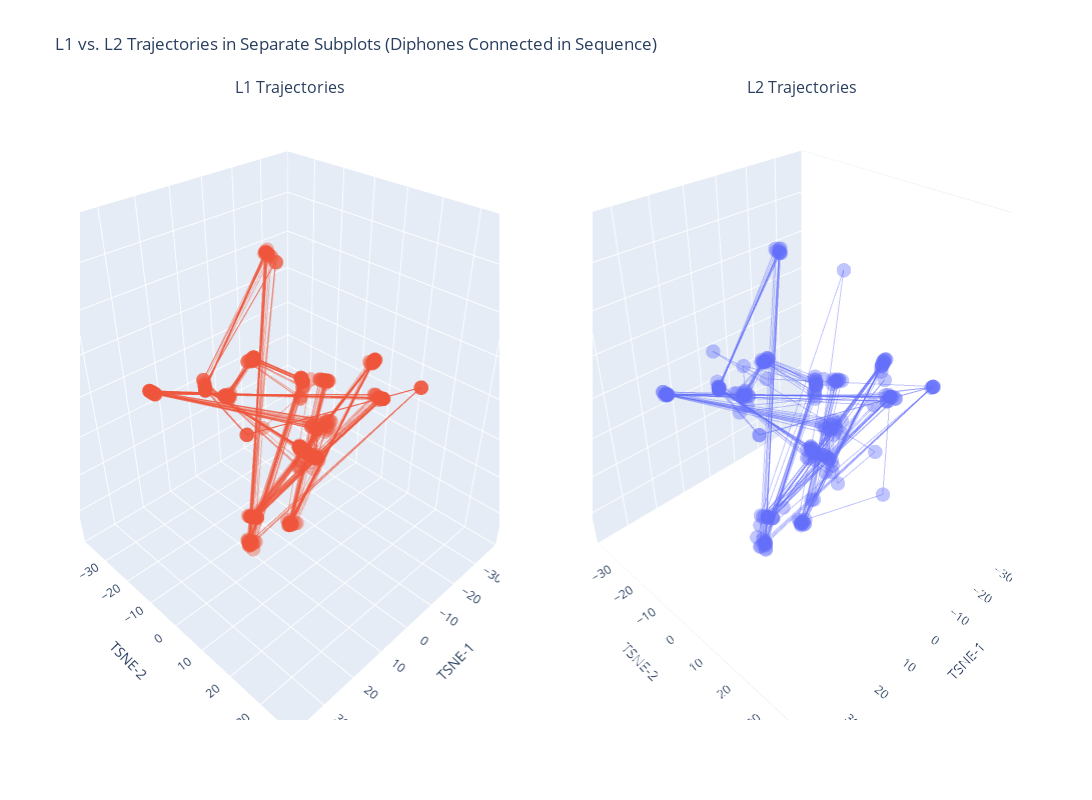

Notebook code for this chart:
### Code cell
import plotly.graph_objects as go
from plotly.subplots import make_subplots
import plotly.express as px

# 筛选数据
filtered_df = df[df['Sentence'] == 'a boy fell from the window']

# 获取唯一的Category，并为每个Category分配颜色
categories = filtered_df['Category'].unique()
colors = px.colors.qualitative.Plotly  
color_map = {category: colors[i % len(colors)] for i, category in enumerate(categories)}

# 创建子图：两个子图用于分别显示L1和L2
fig = make_subplots(
    rows=1, cols=2, 
    specs=[[{'type': 'scatter3d'}, {'type': 'scatter3d'}]],  # 两个3D图
    subplot_titles=("L1 Trajectories", "L2 Trajectories")
)

# 遍历不同的talker，并根据Category绘制到不同的子图中，保持原始顺序并按diphone连线
for talker_id in filtered_df['ID'].unique():
    talker_data = filtered_df[filtered_df['ID'] == talker_id]  # 保持原始顺序
    category = talker_data['Category'].iloc[0]
    
    if category == 'L1':  
        fig.add_trace(go.Scatter3d(
            x=talker_data['TSNE-1'],
            y=talker_data['TSNE-2'],
            z=talker_data['TSNE-3'],
            mode='lines+markers', 
            line=dict(width=2, color=color_map[category]),  
            marker=dict(size=5),
            text=talker_data['Diphoneme'],  
            hoverinfo='text',
            opacity=0.4
        ), row=1, col=1)
    
    elif category == 'L2':
        fig.add_trace(go.Scatter3d(
            x=talker_data['TSNE-1'],
            y=talker_data['TSNE-2'],
            z=talker_data['TSNE-3'],
            mode='lines+markers', 
            line=dict(width=2, color=color_map[category]),  
            marker=dict(size=5),
            text=talker_data['Diphoneme'],  
            hoverinfo='text',
            opacity=0.4
        ), row=1, col=2)


fig.update_layout(
    showlegend=False, 
    scene=dict(
        xaxis=dict(title='TSNE-1', range=[-40, 40]),  
        yaxis=dict(title='TSNE-2', range=[-40, 40]),  
        zaxis=dict(title='TSNE-3', range=[-40, 40])   
    ),
    scene2=dict(
        xaxis=dict(title='TSNE-1', range=[-40, 40]),  
        yaxis=dict(title='TSNE-2', range=[-40, 40]),  
        zaxis=dict(title='TSNE-3', range=[-40, 40])   
    ),
    width=1400,
    height=800,
    title="L1 vs. L2 Trajectories in Separate Subplots (Diphones Connected in Sequence)"
)

fig.show()

### Figure 1 — Plotly figure (JSON) as saved in the notebook; plotly's stock layout.template omitted (floating-point values rounded to 4 significant figures)
{"data": [{"hoverinfo": "text", "line": {"color": "#636EFA", "width": 2}, "marker": {"size": 5}, "mode": "lines+markers", "opacity": 0.4, "scene": "scene2", "text": ["ʌb", "baɪ", "aɪf", "fæ", "æl", "lf", "fɹ", "ɹʌ", "ʌm", "mð", "ðw", "wɪ", "ɪn", "nd", "doʊ"], "type": "scatter3d", "x": [-6.229, 17.54, -0.09753, 25.06, -29.06, 20.92, 0.2678, 1.544, -3.119, 0.7552, 6.717, 20.01, -18.54, -11.16, 22.55], "y": [3.87, 17.65, 23.75, 13.13, 3.096, -26.0, 9.599, 9.391, -1.501, -30.82, -1.153, 5.311, -14.05, -26.14, 6.187], "z": [5.697, -11.44, 21.64, -8.235, -8.822, 1.634, -0.7304, -11.48, -15.37, -6.836, 37.94, -24.75, -8.852, -2.24, 15.89]}, {"hoverinfo": "text", "line": {"color": "#636EFA", "width": 2}, "marker": {"size": 5}, "mode": "lines+markers", "opacity": 0.4, "scene": "scene2", "text": ["ʌb", "boʊ", "oʊf", "fæ", "æl", "lf", "fɹ", "ɹʌ", "ʌm", "mð", "ðw", "wɪ", "ɪn", "nd", "doʊ"], "type": "scatter3d", "x": [-6.292, 18.05, 0.3029, 24.34, -30.9, 21.21, -0.3338, 0.2389, -4.05, 0.6527, 6.618, 19.04, -18.75, -11.33, 23.73], "y": [5.912, 18.64, 23.53, 13.37, 4.585, -26.87, 10.11, 7.613, -0.2223, -31.49, -0.1453, 5.413, -13.97, -26.09, 6.319], "z": [7.349, -11.15, 21.28, -8.932, -8.221, 2.259, 0.3852, -8.294, -12.63, -7.588, 37.49, -24.46, -9.015, -2.264, 16.29]}, {"hoverinfo": "text", "line": {"color": "#636EFA", "width": 2}, "marker": {"size": 5}, "mode": "lines+markers", "opacity": 0.4, "scene": "scene2", "text": ["ʌb", "bɔɪ", "ɔɪf", "fæ", "æl", "lf", "fɹ", "ɹʌ", "ʌm", "mð", "ðʌ", "ʌw", "wɪ", "ɪn", "nd", "doʊ"], "type": "scatter3d", "x": [-5.964, 18.45, 0.414, 24.6, -29.04, 21.23, -1.044, 2.124, -4.746, 0.6183, 11.27, -18.64, 19.84, -20.72, -14.0, 23.11], "y": [4.796, 17.89, 23.72, 13.98, 3.473, -26.35, 9.188, 6.624, 0.01341, -31.47, -3.31, 23.98, 4.175, -15.79, -27.82, 5.984], "z": [6.954, -11.22, 21.05, -8.161, -8.629, 1.645, 0.9742, -8.09, -14.14, -6.881, -2.908, 8.172, -22.75, -6.156, -2.896, 15.89]}, {"hoverinfo": "text", "line": {"color": "#636EFA", "width": 2}, "marker": {"size": 5}, "mode": "lines+markers", "opacity": 0.4, "scene": "scene2", "text": ["ʌb", "bɔɪ", "ɔɪf", "fæ", "æl", "lf", "fɹ", "ɹʌ", "ʌm", "mð", "ðw", "wɪ", "ɪn", "nd", "doʊ"], "type": "scatter3d", "x": [-6.764, 18.48, 0.4784, 24.49, -29.59, 20.84, -0.1299, -0.2752, -3.933, 0.4837, 6.378, 18.34, -20.94, -13.31, 23.18], "y": [4.698, 17.9, 23.93, 13.69, 2.009, -25.6, 10.94, 8.475, -1.061, -31.73, -0.132, 5.472, -15.67, -26.89, 5.857], "z": [6.588, -11.25, 21.27, -8.539, -7.782, 1.87, -0.101, -9.024, -12.63, -7.674, 37.42, -24.71, -8.344, -2.86, 15.92]}, {"hoverinfo": "text", "line": {"color": "#636EFA", "width": 2}, "marker": {"size": 5}, "mode": "lines+markers", "opacity": 0.4, "scene": "scene2", "text": ["bɔɪ", "ɔɪe", "el", "lf", "fɹ", "ɹʌ", "ʌm", "mð", "ðʌ", "ʌw", "wɪ", "ɪn", "nd", "doʊ"], "type": "scatter3d", "x": [18.22, -9.199, -29.91, 19.97, 1.226, -0.697, -4.094, 0.3488, 10.9, -18.74, 18.55, -20.95, -4.559, 21.7], "y": [17.4, 19.13, 3.362, -26.76, 7.647, 9.294, -1.284, -31.86, -10.58, 23.65, 5.698, -15.68, -26.76, 4.898], "z": [-11.23, -18.37, -7.901, 1.098, 0.215, -9.505, -12.7, -7.706, -0.4932, 7.931, -24.82, -8.324, -1.14, 16.04]}, {"hoverinfo": "text", "line": {"color": "#636EFA", "width": 2}, "marker": {"size": 5}, "mode": "lines+markers", "opacity": 0.4, "scene": "scene2", "text": ["ʌp", "paɪ", "aɪf", "faɪ", "aɪf", "fɹ", "ɹʌ", "ʌm", "mð", "ðʌ", "ʌw", "wɪ", "ɪn", "nd", "dʊ"], "type": "scatter3d", "x": [-7.04, 16.55, -0.5879, 24.63, -2.564, -0.07591, 0.1372, -5.397, 0.3874, 12.83, -18.76, 17.61, -18.36, -9.845, 22.12], "y": [4.133, 17.3, 22.5, 18.82, 22.09, 12.41, 10.34, -2.946, -32.22, -5.261, 23.29, 4.734, -13.4, -25.6, 6.414], "z": [6.113, -11.73, 18.3, -2.982, 15.53, -0.2298, -11.62, -17.31, -5.78, 4.417, 7.612, -25.46, -10.56, -1.677, 15.63]}, {"hoverinfo": "text", "line": {"color": "#636EFA", "width": 2}, "marker": {"size": 5}, "mode": "lines+markers", "opacity": 0.4, "scene": "scene2", "text": ["ʌb", "bɔɪ", "ɔɪf", "fæ", "æl", "lf", "fɹ", "ɹʌ", "ʌm", "mð", "ðʌ", "ʌw", "wɪ", "ɪn", "nd", "doʊ"], "type": "scatter3d", "x": [-6.043, 17.98, 0.2751, 24.41, -30.22, 20.97, -0.917, 0.541, -3.895, 0.7315, 11.25, -18.77, 18.12, -20.85, -12.41, 22.35], "y": [4.208, 17.78, 23.63, 13.5, 3.465, -26.16, 9.787, 7.108, -0.8722, -31.4, -3.306, 23.71, 5.055, -15.54, -27.33, 5.4], "z": [7.017, -11.26, 21.32, -8.754, -8.0, 1.992, 0.7123, -8.336, -12.07, -7.782, -2.93, 7.992, -24.72, -8.548, -3.246, 15.92]}, {"hoverinfo": "text", "line": {"color": "#636EFA", "width": 2}, "marker": {"size": 5}, "mode": "lines+markers", "opacity": 0.4, "scene": "scene2", "text": ["ʌb", "bɔɪ", "ɔɪf", "fæ", "æl", "lf", "fɹ", "ɹʌ", "ʌm", "mð", "ðw", "wɪ", "ɪn", "nd", "doʊ"], "type": "scatter3d", "x": [-5.889, 18.28, 0.4941, 23.66, -30.49, 20.55, -0.06602, 0.1918, -4.655, 0.4667, 6.423, 19.05, -20.28, -12.1, 23.34], "y": [6.119, 18.71, 23.44, 14.22, 2.391, -25.92, 9.156, 7.5, -0.6498, -31.84, 0.1448, 5.954, -14.86, -26.77, 4.312], "z": [7.794, -11.15, 20.53, -8.954, -7.911, 1.601, 0.5154, -8.442, -14.21, -6.961, 37.41, -24.6, -8.259, -3.176, 16.0]}, {"hoverinfo": "text", "line": {"color": "#636EFA", "width": 2}, "marker": {"size": 5}, "mode": "lines+markers", "opacity": 0.4, "scene": "scene2", "text": ["ʌb", "baʊ", "aʊf", "fæ", "æl", "lf", "fɹ", "ɹʌ", "ʌm", "mð", "ðw", "wɪ", "ɪn", "nd", "doʊ"], "type": "scatter3d", "x": [-5.527, 11.95, -0.9001, 24.48, -30.62, 21.37, -2.177, 1.648, -4.158, 0.5455, 6.524, 17.89, -18.44, -10.94, 23.11], "y": [5.884, 14.83, 22.27, 13.59, 4.476, -26.65, 10.71, 6.989, 0.3157, -31.74, -0.1175, 4.926, -13.7, -26.07, 5.625], "z": [7.913, -10.52, 19.15, -8.607, -8.15, 2.399, 1.118, -7.558, -15.52, -6.989, 37.36, -25.11, -9.623, -2.102, 15.92]}, {"hoverinfo": "text", "line": {"color": "#636EFA", "width": 2}, "marker": {"size": 5}, "mode": "lines+markers", "opacity": 0.4, "scene": "scene2", "text": ["ʌb", "bɔɪ", "ɔɪf", "fæ", "æl", "lf", "fɹ", "ɹʌ", "ʌm", "mð", "ðw", "wɪ", "ɪn", "nd", "doʊ"], "type": "scatter3d", "x": [-5.474, 18.08, 0.3142, 24.96, -30.51, 20.31, 1.008, -0.08413, -3.53, 0.5814, 6.611, 18.88, -21.23, -13.01, 21.94], "y": [1.616, 16.78, 24.25, 12.51, 3.676, -26.7, 8.208, 9.057, -0.6162, -31.57, -0.0836, 6.121, -16.37, -28.85, 5.202], "z": [6.321, -11.2, 21.93, -8.902, -7.984, 1.371, 0.03912, -8.737, -12.68, -7.641, 38.12, -25.52, -7.437, -3.459, 15.92]}, {"hoverinfo": "text", "line": {"color": "#636EFA", "width": 2}, "marker": {"size": 5}, "mode": "lines+markers", "opacity": 0.4, "scene": "scene2", "text": ["ʌb", "bɔɪ", "ɔɪf", "fɪ", "ɪl", "lf", "fɹ", "ɹaʊ", "aʊn", "nz", "zʌ", "ʌw", "wɪ", "ɪn", "nd", "doʊ"], "type": "scatter3d", "x": [-6.423, 17.91, 0.1671, 22.65, -22.92, 20.55, 1.169, 1.215, -18.17, 1.088, 11.28, -18.9, 18.04, -20.9, -13.24, 22.16], "y": [4.756, 17.95, 23.75, 8.801, 3.489, -26.8, 8.711, 13.24, 8.78, -32.08, -0.04355, 23.59, 4.674, -15.73, -26.38, 6.358], "z": [6.493, -11.28, 21.6, -14.77, -7.134, 1.525, -0.4454, -12.73, -15.96, 2.945, 12.39, 7.936, -24.69, -8.75, -2.309, 15.81]}, {"hoverinfo": "text", "line": {"color": "#636EFA", "width": 2}, "marker": {"size": 5}, "mode": "lines+markers", "opacity": 0.4, "scene": "scene2", "text": ["bɔɪ", "ɔɪf", "fæ", "æl", "lf", "fɹ", "ɹʌ", "ʌm", "mð", "ðw", "wɪ", "ɪn", "nd", "doʊ"], "type": "scatter3d", "x": [18.6, 0.5643, 23.59, -30.32, 20.97, -0.2733, -0.1483, -3.964, 0.4495, 6.602, 19.07, -21.25, -14.07, 23.02], "y": [18.06, 23.52, 14.34, 3.014, -25.96, 10.71, 8.12, -0.65, -31.76, 0.1946, 6.279, -16.29, -27.83, 6.223], "z": [-11.23, 20.44, -8.906, -8.091, 1.971, 0.2827, -8.689, -12.55, -7.617, 38.35, -25.63, -7.443, -3.001, 15.83]}, {"hoverinfo": "text", "line": {"color": "#636EFA", "width": 2}, "marker": {"size": 5}, "mode": "lines+markers", "opacity": 0.4, "scene": "scene2", "text": ["ʌb", "bʌ", "ʌf", "fæ", "æl", "lf", "fɹ", "ɹʌ", "ʌm", "mð", "ðw", "wɪ", "ɪn", "nd", "doʊ"], "type": "scatter3d", "x": [-7.128, 10.05, -2.986, 25.37, -29.02, 20.96, 0.5797, -0.4445, -4.195, 0.6276, 6.69, 18.29, -20.95, -13.17, 22.6], "y": [6.008, 13.73, 9.078, 12.34, 2.961, -25.76, 10.84, 9.841, -2.543, -31.35, -0.8614, 4.627, -15.83, -27.83, 5.637], "z": [7.029, -12.03, 33.95, -8.397, -8.882, 1.765, -1.154, -10.41, -14.0, -7.021, 37.59, -23.9, -7.751, -3.563, 15.76]}, {"hoverinfo": "text", "line": {"color": "#636EFA", "width": 2}, "marker": {"size": 5}, "mode": "lines+markers", "opacity": 0.4, "scene": "scene2", "text": ["bɔɪ", "ɔɪf", "fæ", "æl", "lf", "fɹ", "ɹʌ", "ʌm", "mð", "ðw", "wɪ", "ɪn", "nd", "doʊ"], "type": "scatter3d", "x": [18.91, 0.5458, 23.61, -30.51, 20.77, 0.5379, -0.2785, -4.148, 0.543, 6.53, 19.81, -20.48, -13.06, 24.05], "y": [18.37, 23.52, 14.3, 2.983, -26.01, 9.605, 8.767, -0.8063, -31.61, -0.2184, 5.426, -15.27, -27.24, 4.077], "z": [-11.18, 20.46, -8.94, -8.223, 1.747, -0.2111, -9.134, -13.51, -7.338, 37.64, -24.64, -7.312, -3.131, 16.02]}, {"hoverinfo": "text", "line": {"color": "#EF553B", "width": 2}, "marker": {"size": 5}, "mode": "lines+markers", "opacity": 0.4, "scene": "scene", "text": ["ʌb", "bɔɪ", "ɔɪf", "fæ", "æl", "lf", "fɹ", "ɹʌ", "ʌm", "mð", "ðw", "wɪ", "ɪn", "nd", "doʊ"], "type": "scatter3d", "x": [-6.013, 18.65, 0.3591, 24.82, -30.48, 20.19, 0.8146, 0.2095, -4.011, 0.6945, 6.583, 19.21, -20.58, -13.15, 23.89], "y": [5.51, 18.23, 24.31, 12.34, 2.319, -26.24, 8.073, 7.427, -0.545, -31.46, -0.3133, 5.472, -15.36, -27.16, 4.827], "z": [7.212, -11.19, 22.05, -9.089, -7.894, 1.289, 0.1753, -8.506, -12.29, -7.738, 37.54, -24.17, -7.408, -3.101, 15.99]}, {"hoverinfo": "text", "line": {"color": "#EF553B", "width": 2}, "marker": {"size": 5}, "mode": "lines+markers", "opacity": 0.4, "scene": "scene", "text": ["ʌb", "bɔɪ", "ɔɪf", "fæ", "æl", "lf", "fɹ", "ɹʌ", "ʌm", "mð", "ðw", "wɪ", "ɪn", "nd", "doʊ"], "type": "scatter3d", "x": [-6.508, 18.97, 0.4462, 24.52, -30.78, 21.35, -0.9745, 0.1828, -4.635, -0.3729, 5.463, 19.58, -20.7, -14.08, 23.86], "y": [6.214, 18.31, 24.17, 13.16, 4.477, -26.67, 11.01, 7.195, -0.2315, -32.92, 1.279, 4.906, -15.94, -27.8, 6.026], "z": [7.426, -11.18, 21.61, -8.888, -8.162, 2.392, 0.6063, -8.408, -13.33, -7.48, 35.85, -23.35, -6.612, -2.825, 16.04]}, {"hoverinfo": "text", "line": {"color": "#EF553B", "width": 2}, "marker": {"size": 5}, "mode": "lines+markers", "opacity": 0.4, "scene": "scene", "text": ["ʌb", "bɔɪ", "ɔɪf", "fæ", "æl", "lf", "fɹ", "ɹʌ", "ʌm", "mð", "ðw", "wɪ", "ɪn", "nd", "doʊ"], "type": "scatter3d", "x": [-6.24, 18.77, 0.4377, 24.43, -30.9, 21.46, -2.351, 1.191, -3.768, 0.7922, 6.644, 19.41, -20.6, -13.36, 24.09], "y": [5.691, 18.2, 24.06, 13.23, 4.632, -26.77, 11.06, 6.807, -0.06427, -31.35, -0.349, 5.432, -15.26, -27.08, 5.234], "z": [7.248, -11.2, 21.52, -8.934, -8.208, 2.523, 1.097, -7.702, -11.84, -7.902, 37.65, -24.38, -7.36, -3.073, 16.04]}, {"hoverinfo": "text", "line": {"color": "#EF553B", "width": 2}, "marker": {"size": 5}, "mode": "lines+markers", "opacity": 0.4, "scene": "scene", "text": ["ʌb", "bɔɪ", "ɔɪf", "fæ", "æl", "lf", "fɹ", "ɹʌ", "ʌm", "mð", "ðw", "wɪ", "ɪn", "nd", "doʊ"], "type": "scatter3d", "x": [-6.397, 18.77, 0.3132, 25.02, -30.7, 20.25, 1.474, -0.5289, -4.487, -0.3671, 5.381, 19.55, -20.49, -13.44, 24.35], "y": [6.141, 18.33, 24.36, 12.05, 3.428, -26.76, 8.429, 8.767, -0.5368, -32.91, 1.248, 5.281, -15.24, -26.98, 5.022], "z": [7.379, -11.19, 22.15, -9.018, -8.538, 1.366, 0.2017, -8.964, -13.29, -7.481, 35.91, -24.22, -7.351, -3.19, 16.01]}, {"hoverinfo": "text", "line": {"color": "#EF553B", "width": 2}, "marker": {"size": 5}, "mode": "lines+markers", "opacity": 0.4, "scene": "scene", "text": ["ʌb", "bɔɪ", "ɔɪf", "fæ", "æl", "lf", "fɹ", "ɹʌ", "ʌm", "mð", "ðw", "wɪ", "ɪn", "nd", "doʊ"], "type": "scatter3d", "x": [-5.542, 18.78, 0.3232, 25.13, -30.49, 21.08, -1.754, 0.8753, -4.56, 0.781, 6.714, 19.48, -17.81, -10.24, 23.71], "y": [5.793, 18.26, 24.42, 11.73, 3.396, -26.21, 10.08, 6.948, -0.0002914, -31.29, -0.4128, 5.416, -13.4, -25.82, 5.225], "z": [7.818, -11.19, 22.22, -9.018, -8.924, 2.031, 0.724, -7.937, -13.84, -7.185, 37.76, -24.55, -9.695, -1.746, 15.97]}, {"hoverinfo": "text", "line": {"color": "#EF553B", "width": 2}, "marker": {"size": 5}, "mode": "lines+markers", "opacity": 0.4, "scene": "scene", "text": ["ʌb", "bɔɪ", "ɔɪf", "fæ", "æl", "lf", "fɹ", "ɹʌ", "ʌm", "mð", "ðw", "wɪ", "ɪn", "nd", "doʊ"], "type": "scatter3d", "x": [-6.599, 18.39, 0.3108, 24.67, -30.97, 20.93, 0.5724, -0.3481, -3.806, -0.3722, 5.402, 19.5, -20.51, -13.04, 23.66], "y": [5.633, 18.26, 24.13, 12.55, 4.498, -26.88, 9.413, 8.602, -0.4684, -32.92, 1.325, 5.514, -15.2, -27.19, 5.589], "z": [7.084, -11.21, 21.89, -9.122, -8.291, 1.964, -0.2834, -8.867, -12.06, -7.516, 35.9, -24.51, -7.402, -3.016, 16.04]}, {"hoverinfo": "text", "line": {"color": "#EF553B", "width": 2}, "marker": {"size": 5}, "mode": "lines+markers", "opacity": 0.4, "scene": "scene", "text": ["ʌb", "bɔɪ", "ɔɪf", "fæ", "æl", "lf", "fɹ", "ɹʌ", "ʌm", "mð", "ðw", "wɪ", "ɪn", "nd", "doʊ"], "type": "scatter3d", "x": [-6.002, 18.79, 0.3461, 24.84, -30.74, 21.34, -0.7269, 0.2317, -5.514, 0.3561, 6.096, 19.59, -19.59, -11.96, 23.63], "y": [5.918, 18.34, 24.28, 12.56, 4.397, -26.62, 11.35, 8.273, -2.62, -32.34, -0.2777, 5.126, -14.49, -26.63, 4.803], "z": [7.363, -11.19, 22.0, -8.954, -8.163, 2.382, 0.5083, -11.8, -19.8, -5.485, 37.2, -23.75, -8.338, -2.67, 15.95]}, {"hoverinfo": "text", "line": {"color": "#EF553B", "width": 2}, "marker": {"size": 5}, "mode": "lines+markers", "opacity": 0.4, "scene": "scene", "text": ["ʌb", "bf", "fæ", "æl", "lf", "fɹ", "ɹʌ", "ʌm", "mð", "ðʌ", "ʌw", "wɪ", "ɪn", "nd", "doʊ"], "type": "scatter3d", "x": [-6.031, 1.509, 24.08, -30.86, 20.72, 0.9599, -0.6109, -4.558, 0.6283, 11.21, -18.85, 18.98, -20.74, -13.34, 23.87], "y": [4.092, -8.068, 13.43, 3.82, -26.67, 9.341, 9.119, -0.7197, -31.55, -3.328, 23.62, 5.83, -15.29, -27.17, 5.544], "z": [7.057, -7.943, -9.15, -8.506, 1.761, -0.2294, -9.323, -13.71, -7.194, -2.945, 7.947, -24.48, -7.623, -3.01, 15.98]}, {"hoverinfo": "text", "line": {"color": "#EF553B", "width": 2}, "marker": {"size": 5}, "mode": "lines+markers", "opacity": 0.4, "scene": "scene", "text": ["ʌb", "boʊ", "oʊf", "fæ", "æl", "lf", "fɹ", "ɹʌ", "ʌm", "mð", "ðw", "wɪ", "ɪn", "nd", "doʊ"], "type": "scatter3d", "x": [-6.259, 17.39, 0.1723, 24.19, -30.69, 21.32, -2.107, 0.8644, -3.928, 0.818, 6.696, 19.68, -20.65, -13.54, 23.47], "y": [5.546, 19.14, 22.83, 13.45, 3.788, -26.3, 10.88, 6.86, -0.3766, -31.31, -0.3894, 5.356, -15.58, -27.43, 5.597], "z": [7.214, -11.07, 21.06, -9.031, -8.29, 2.348, 1.151, -8.008, -12.03, -7.847, 37.73, -24.49, -7.028, -3.136, 15.9]}, {"hoverinfo": "text", "line": {"color": "#EF553B", "width": 2}, "marker": {"size": 5}, "mode": "lines+markers", "opacity": 0.4, "scene": "scene", "text": ["ʌb", "bɔɪ", "ɔɪf", "fæ", "æl", "lf", "fɹ", "ɹʌ", "ʌm", "mð", "ðw", "wɪ", "ɪn", "nd", "doʊ"], "type": "scatter3d", "x": [-6.32, 18.38, 0.2979, 24.91, -30.95, 21.23, -1.871, 1.121, -3.791, 0.8641, 6.903, 19.1, -20.91, -14.15, 23.93], "y": [5.683, 18.48, 24.29, 12.21, 4.55, -26.83, 10.0, 6.805, -0.0399, -31.25, -0.4763, 5.455, -15.97, -27.73, 5.786], "z": [7.242, -11.18, 22.17, -9.048, -8.267, 2.281, 0.8897, -7.724, -11.76, -7.954, 37.47, -23.7, -6.951, -2.877, 16.03]}, {"hoverinfo": "text", "line": {"color": "#EF553B", "width": 2}, "marker": {"size": 5}, "mode": "lines+markers", "opacity": 0.4, "scene": "scene", "text": ["ʌb", "boʊ", "oʊf", "fæ", "æl", "lf", "fɹ", "ɹʌ", "ʌm", "mð", "ðw", "wɪ", "ɪn", "nd", "doʊ"], "type": "scatter3d", "x": [-5.629, 18.85, 0.3974, 24.54, -30.93, 20.96, 0.7278, -0.6226, -4.089, 0.7391, 6.7, 19.17, -17.38, -9.903, 24.04], "y": [5.911, 18.36, 24.17, 12.85, 4.63, -26.96, 9.37, 8.685, -0.4791, -31.41, 0.07895, 6.281, -13.07, -25.67, 5.25], "z": [7.834, -11.17, 21.78, -9.091, -8.214, 2.015, -0.4265, -8.722, -12.19, -7.73, 38.3, -25.6, -9.973, -1.619, 15.85]}, {"hoverinfo": "text", "line": {"color": "#EF553B", "width": 2}, "marker": {"size": 5}, "mode": "lines+markers", "opacity": 0.4, "scene": "scene", "text": ["ʌb", "bɔɪ", "ɔɪf", "fæ", "æl", "lf", "fɹ", "ɹʌ", "ʌm", "mð", "ðw", "wɪ", "ɪn", "nd", "doʊ"], "type": "scatter3d", "x": [-6.72, 18.8, 0.4582, 24.39, -30.99, 21.35, -2.16, 0.9974, -4.483, 0.6388, 6.553, 19.46, -20.58, -13.64, 24.16], "y": [6.182, 18.23, 24.11, 13.03, 4.596, -26.79, 10.44, 6.756, -0.1727, -31.53, -0.1857, 5.589, -15.33, -27.05, 5.998], "z": [7.307, -11.19, 21.56, -9.117, -8.274, 2.393, 1.103, -7.836, -13.1, -7.452, 37.61, -24.55, -7.344, -3.285, 15.53]}, {"hoverinfo": "text", "line": {"color": "#EF553B", "width": 2}, "marker": {"size": 5}, "mode": "lines+markers", "opacity": 0.4, "scene": "scene", "text": ["ʌb", "bɔɪ", "ɔɪf", "fæ", "æl", "lf", "fɹ", "ɹʌ", "ʌm", "mð", "ðw", "wɪ", "ɪn", "nd", "doʊ"], "type": "scatter3d", "x": [-6.447, 18.55, 0.4364, 24.67, -30.32, 20.67, -0.08059, -0.1537, -5.32, 0.3605, 6.243, 19.69, -20.74, -13.98, 23.98], "y": [5.886, 18.31, 24.16, 12.7, 2.011, -25.62, 10.03, 7.901, -1.134, -32.34, -0.09007, 4.968, -15.71, -27.61, 5.6], "z": [7.184, -11.19, 21.82, -9.036, -7.822, 1.721, -0.155, -9.165, -19.37, -5.505, 37.19, -23.55, -6.657, -3.0, 16.03]}, {"hoverinfo": "text", "line": {"color": "#EF553B", "width": 2}, "marker": {"size": 5}, "mode": "lines+markers", "opacity": 0.4, "scene": "scene", "text": ["ʌb", "bɔɪ", "ɔɪf", "fæ", "æl", "lf", "fɹ", "ɹʌ", "ʌm", "mð", "ðw", "wɪ", "ɪn", "nd", "doʊ"], "type": "scatter3d", "x": [-6.007, 18.1, 0.3943, 24.14, -30.62, 21.19, -0.8643, 0.3967, -4.224, 0.7429, 6.65, 18.79, -20.21, -12.3, 24.19], "y": [4.036, 17.76, 23.64, 13.59, 3.529, -26.22, 10.94, 7.38, -0.02064, -31.4, -0.3978, 5.449, -14.79, -26.59, 5.305], "z": [6.977, -11.24, 21.13, -8.979, -8.262, 2.214, 0.6348, -8.12, -12.61, -7.605, 37.54, -24.12, -8.363, -2.775, 16.01]}, {"hoverinfo": "text", "line": {"color": "#EF553B", "width": 2}, "marker": {"size": 5}, "mode": "lines+markers", "opacity": 0.4, "scene": "scene", "text": ["ʌb", "bɔɪ", "ɔɪf", "fæ", "æl", "lf", "fɹ", "ɹʌ", "ʌm", "mð", "ðʊ", "ʊw", "wɪ", "ɪn", "nd", "doʊ"], "type": "scatter3d", "x": [-6.309, 18.26, 0.2889, 24.9, -30.62, 21.29, -0.4451, -0.359, -4.363, 0.8707, 11.15, -18.87, 19.23, -20.77, -13.94, 24.12], "y": [5.641, 18.41, 24.24, 12.28, 3.513, -26.18, 11.76, 8.493, -0.4786, -31.22, -3.291, 23.66, 5.221, -15.75, -27.54, 5.92], "z": [7.182, -11.18, 22.14, -9.032, -8.246, 2.326, 0.1534, -8.821, -13.04, -7.531, -2.901, 7.988, -24.12, -7.076, -2.888, 16.19]}, {"hoverinfo": "text", "line": {"color": "#EF553B", "width": 2}, "marker": {"size": 5}, "mode": "lines+markers", "opacity": 0.4, "scene": "scene", "text": ["ʌb", "bɔɪ", "ɔɪf", "fæ", "æl", "lf", "fɹ", "ɹʌ", "ʌm", "mð", "ðʊ", "ʊw", "wɪ", "ɪn", "nd", "doʊ"], "type": "scatter3d", "x": [-6.074, 18.62, 0.4611, 24.41, -30.92, 21.38, -0.0342, -0.5155, -4.104, 0.7589, 11.21, -18.84, 18.42, -17.31, -9.824, 23.87], "y": [4.506, 17.89, 24.07, 13.25, 4.605, -26.79, 11.48, 8.574, -0.8562, -31.37, -3.304, 23.69, 5.885, -12.99, -25.6, 5.413], "z": [7.124, -11.21, 21.48, -8.944, -8.217, 2.428, -0.3032, -9.024, -12.31, -7.732, -2.935, 7.997, -24.14, -10.04, -1.58, 15.96]}, {"hoverinfo": "text", "line": {"color": "#EF553B", "width": 2}, "marker": {"size": 5}, "mode": "lines+markers", "opacity": 0.4, "scene": "scene", "text": ["ʌb", "bɔɪ", "ɔɪf", "fæ", "æl", "lf", "fɹ", "ɹʌ", "ʌm", "mð", "ðʌ", "ʌw", "wɪ", "ɪn", "nd", "doʊ"], "type": "scatter3d", "x": [-5.954, 18.3, 0.3338, 24.76, -30.98, 20.33, 1.433, -0.3823, -4.049, 0.8161, 11.24, -18.77, 19.07, -20.91, -14.03, 24.2], "y": [4.007, 17.62, 24.21, 12.47, 4.621, -27.16, 8.336, 8.553, -0.4364, -31.29, -3.322, 23.72, 5.437, -16.0, -27.7, 5.606], "z": [7.08, -11.21, 21.96, -9.077, -8.258, 1.476, 0.2342, -8.801, -12.2, -7.81, -2.951, 8.001, -23.81, -6.893, -2.915, 16.17]}, {"hoverinfo": "text", "line": {"color": "#EF553B", "width": 2}, "marker": {"size": 5}, "mode": "lines+markers", "opacity": 0.4, "scene": "scene", "text": ["ʌb", "boʊ", "oʊf", "fæ", "æl", "lf", "fɹ", "ɹʌ", "ʌm", "mð", "ðʌ", "ʌw", "wɪ", "ɪn", "nd", "doʊ"], "type": "scatter3d", "x": [-5.976, 17.71, 0.2814, 24.2, -30.38, 20.76, -1.39, 0.5949, -3.93, 0.7667, 11.25, -18.76, 18.82, -20.99, -14.06, 23.96], "y": [5.339, 18.86, 23.2, 13.6, 2.28, -25.72, 10.02, 6.994, -0.2035, -31.38, -3.316, 23.7, 5.634, -16.07, -27.75, 5.942], "z": [7.361, -11.11, 21.08, -8.909, -7.864, 1.801, 0.5904, -8.094, -11.99, -7.867, -2.965, 7.982, -24.26, -7.059, -2.851, 16.15]}, {"hoverinfo": "text", "line": {"color": "#EF553B", "width": 2}, "marker": {"size": 5}, "mode": "lines+markers", "opacity": 0.4, "scene": "scene", "text": ["ʌb", "bɔɪ", "ɔɪf", "fæ", "æl", "lf", "fɹ", "ɹʌ", "ʌm", "mð", "ðw", "wɪ", "ɪn", "nd", "doʊ"], "type": "scatter3d", "x": [-6.11, 18.46, 0.3685, 24.53, -31.05, 21.37, -1.787, -0.2342, -4.619, 0.004221, 5.728, 18.94, -20.79, -13.59, 23.97], "y": [4.717, 17.94, 24.09, 12.75, 4.666, -26.85, 10.54, 6.793, -1.428, -32.42, 0.3524, 5.296, -15.53, -27.29, 5.531], "z": [7.089, -11.21, 21.73, -9.145, -8.296, 2.428, 1.178, -9.331, -13.0, -7.43, 36.72, -24.06, -7.413, -3.059, 16.04]}, {"hoverinfo": "text", "line": {"color": "#EF553B", "width": 2}, "marker": {"size": 5}, "mode": "lines+markers", "opacity": 0.4, "scene": "scene", "text": ["bɔɪ", "ɔɪf", "fæ", "æl", "lf", "fɹ", "ɹʌ", "ʌm", "mð", "ðw", "wɪ", "ɪn", "nd", "doʊ"], "type": "scatter3d", "x": [18.85, 0.3834, 24.72, -30.62, 21.32, -1.015, -0.2806, -4.555, 0.7101, 6.49, 19.61, -20.5, -14.01, 23.92], "y": [18.33, 24.22, 12.59, 3.551, -26.2, 11.78, 7.322, -1.092, -31.47, -0.308, 5.25, -16.05, -27.89, 5.497], "z": [-11.18, 21.85, -9.044, -8.268, 2.346, 0.4305, -9.033, -12.34, -7.866, 37.52, -24.25, -6.608, -3.003, 15.9]}, {"hoverinfo": "text", "line": {"color": "#EF553B", "width": 2}, "marker": {"size": 5}, "mode": "lines+markers", "opacity": 0.4, "scene": "scene", "text": ["ʌb", "bɔɪ", "ɔɪf", "fæ", "æl", "lf", "fɹ", "ɹʌ", "ʌm", "mð", "ðw", "wɪ", "ɪn", "nd", "doʊ"], "type": "scatter3d", "x": [-5.826, 18.34, 0.3746, 24.21, -30.5, 20.64, 0.7827, -0.4713, -4.037, 0.6186, 6.518, 19.47, -20.65, -13.88, 23.98], "y": [6.1, 18.63, 23.66, 13.45, 2.628, -25.98, 9.452, 8.817, -0.5688, -31.55, -0.1716, 5.45, -15.77, -27.67, 5.848], "z": [7.051, -11.18, 21.21, -9.013, -7.984, 1.671, -0.3356, -8.993, -12.5, -7.698, 37.51, -24.4, -6.938, -2.72, 16.28]}, {"hoverinfo": "text", "line": {"color": "#EF553B", "width": 2}, "marker": {"size": 5}, "mode": "lines+markers", "opacity": 0.4, "scene": "scene", "text": ["ʌb", "bɔɪ", "ɔɪf", "fæ", "æl", "lf", "fɹ", "ɹʌ", "ʌm", "mð", "ðw", "wɪ", "ɪn", "nd", "doʊ"], "type": "scatter3d", "x": [-6.203, 18.46, 0.3258, 24.84, -31.0, 20.97, -0.238, -0.3817, -5.662, 0.3749, 6.655, 19.5, -20.54, -13.28, 23.8], "y": [5.57, 18.3, 24.15, 12.13, 3.862, -26.7, 9.516, 6.985, -2.24, -32.31, -0.3956, 5.099, -15.36, -27.25, 6.243], "z": [7.147, -11.21, 21.88, -9.172, -8.717, 2.007, 0.4916, -9.712, -19.6, -5.539, 37.55, -23.8, -7.236, -3.084, 16.2]}, {"hoverinfo": "text", "line": {"color": "#EF553B", "width": 2}, "marker": {"size": 5}, "mode": "lines+markers", "opacity": 0.4, "scene": "scene", "text": ["ʌb", "boʊ", "oʊf", "fæ", "æl", "lf", "fɹ", "ɹʌ", "ʌm", "mð", "ðw", "wɪ", "ɪn", "nd", "doʊ"], "type": "scatter3d", "x": [-5.421, 18.07, 0.2795, 24.69, -30.73, 19.93, 0.8018, 0.6991, -4.27, 0.6575, 6.53, 18.06, -20.7, -12.75, 24.12], "y": [1.497, 16.8, 24.08, 12.67, 4.292, -26.86, 7.237, 6.953, -0.1975, -31.52, -0.2205, 6.03, -14.95, -26.84, 4.8], "z": [6.293, -11.2, 21.91, -9.055, -8.147, 1.063, 0.4301, -8.054, -12.53, -7.624, 37.52, -24.26, -8.854, -2.969, 15.95]}, {"hoverinfo": "text", "line": {"color": "#EF553B", "width": 2}, "marker": {"size": 5}, "mode": "lines+markers", "opacity": 0.4, "scene": "scene", "text": ["ʌb", "bɔɪ", "ɔɪf", "fæ", "æl", "lf", "fɹ", "ɹʌ", "ʌm", "mð", "ðw", "wɪ", "ɪn", "nd", "doʊ"], "type": "scatter3d", "x": [-6.058, 19.09, 0.3524, 24.97, -30.49, 20.22, 1.013, -0.5701, -3.521, 0.68, 6.551, 19.76, -20.65, -13.21, 22.56], "y": [5.699, 18.16, 24.5, 12.21, 3.277, -26.56, 8.111, 8.656, -0.1097, -31.5, -0.1237, 5.502, -16.08, -28.56, 4.878], "z": [7.334, -11.19, 22.23, -8.99, -8.165, 1.305, 0.04371, -8.216, -11.7, -7.974, 37.62, -24.71, -6.608, -3.594, 15.8]}, {"hoverinfo": "text", "line": {"color": "#EF553B", "width": 2}, "marker": {"size": 5}, "mode": "lines+markers", "opacity": 0.4, "scene": "scene", "text": ["ʌb", "boʊ", "oʊf", "fæ", "æl", "lf", "fɹ", "ɹʌ", "ʌm", "mð", "ðw", "wɪ", "ɪn", "nd", "doʊ"], "type": "scatter3d", "x": [-6.229, 18.55, 0.3434, 24.66, -30.63, 20.74, -0.3929, 0.7901, -4.97, 0.3664, 6.024, 19.32, -20.74, -13.93, 24.22], "y": [6.029, 18.48, 24.05, 12.86, 4.196, -26.75, 8.88, 6.869, -0.923, -32.18, 0.2277, 5.436, -16.02, -27.82, 4.885], "z": [7.48, -11.16, 21.78, -8.941, -8.157, 1.779, 0.7074, -8.076, -17.03, -6.166, 37.0, -24.35, -6.839, -3.257, 16.01]}], "layout": {"annotations": [{"font": {"size": 16}, "showarrow": false, "text": "L1 Trajectories", "x": 0.225, "xanchor": "center", "xref": "paper", "y": 1, "yanchor": "bottom", "yref": "paper"}, {"font": {"size": 16}, "showarrow": false, "text": "L2 Trajectories", "x": 0.775, "xanchor": "center", "xref": "paper", "y": 1, "yanchor": "bottom", "yref": "paper"}], "height": 800, "scene": {"domain": {"x": [0, 0.45], "y": [0, 1]}, "xaxis": {"range": [-40, 40], "title": {"text": "TSNE-1"}}, "yaxis": {"range": [-40, 40], "title": {"text": "TSNE-2"}}, "zaxis": {"range": [-40, 40], "title": {"text": "TSNE-3"}}}, "scene2": {"domain": {"x": [0.55, 1], "y": [0, 1]}, "xaxis": {"range": [-40, 40], "title": {"text": "TSNE-1"}}, "yaxis": {"range": [-40, 40], "title": {"text": "TSNE-2"}}, "zaxis": {"range": [-40, 40], "title": {"text": "TSNE-3"}}}, "showlegend": false, "title": {"text": "L1 vs. L2 Trajectories in Separate Subplots (Diphones Connected in Sequence)"}, "width": 1400}}
